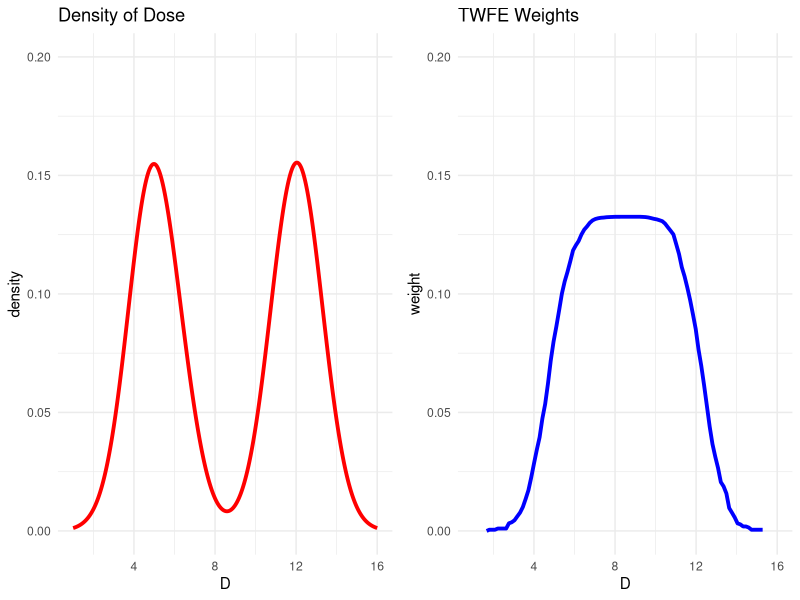
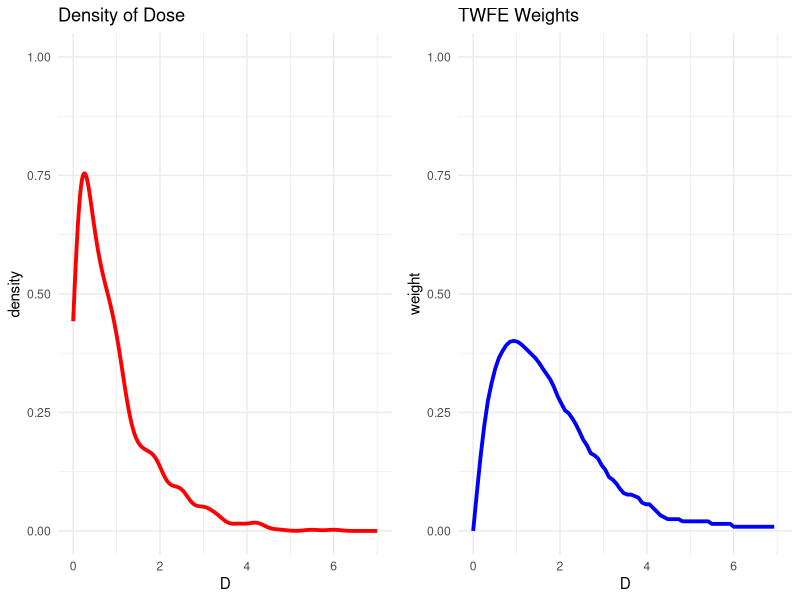

Source code (R) for these figures, in order:
## ---- chunk 1
step_by_step_eq <- function(eqlist, before="", after="", title=" ") {
  
  # drop slide pauses in before content
  before_inner <- gsub("--", "", before)
  
  for (i in 2:length(eqlist)) {
    eqlist[i] <- paste0(eqlist[i-1],"\\\\\n",eqlist[i])
  }

  out <- ""
  for (i in 1:length(eqlist)) {
    if (i > 1) out <- paste0(out, "count:false", "\n")
    out <- paste0(out, "# ", title, "\n") # print title
    # print before content
    if (i == 1) out <- paste0(out, before, "\n") else out <- paste0(out, before_inner, "\n") 
    out <- paste0(out, "$$\n\\begin{aligned}\n",eqlist[[i]],"\n\\end{aligned}\n$$\n\n") # print equation
    if (i < length(eqlist)) out <- paste0(out, "---\n\n")
  }
  out <- paste0(out, after, "\n") # print after content
  out <- paste0(out, "---\n")
  cat(out)
}
## ---- chunk 2

title <- "Identification"

before <- "<div class=\"assumption-box\"> <span class=\"assumption-title\">\"Standard\" Parallel Trends Assumption</span>

For all `d`,

<p style=\"text-align:center\">
`\\mathbb{E}[\\Delta Y_{t^{\\ast}} (0) | D=d] = \\mathbb{E}[\\Delta Y_{t^{\\ast}}(0) | D=0]`
</p>
</div>



--

Then,

--
"

eqlist <- list("ATT(d|d) &= \\E[Y_{t^*}(d) - Y_{t^*}(0) | D=d] \\hspace{150pt}",
               "&= \\E[Y_{t^*}(d) - Y_{t^*-1}(0) | D=d] - \\E[Y_{t^*}(0) - Y_{t^*-1}(0) | D=d]",
               "&= \\E[Y_{t^*}(d) - Y_{t^*-1}(0) | D=d] - \\E[\\Delta Y_{t^*}(0) | D=0]",
               "&= \\E[\\Delta Y_{t^*} | D=d] - \\E[\\Delta Y_{t^*} | D=0]")

after <- "<mark>This is exactly what you would expect</mark>"
step_by_step_eq(eqlist=eqlist,
                before=before,
                after=after,
                title=title)
## ---- chunk 3
title <- "Interpretation Issues"

before <- "Consider comparing $ATT(d|d)$ for two different doses
--
"

# eqlist <- list("& ATT(d_1|d_1) - ATT(d_2|d_2) \\hspace{350pt}",
#               "& \\hspace{25pt}= \\E[Y_{t^*}(d_1) - Y_{t^*}(0) | D=d_1] - \\E[Y_{t^*}(d_2) - Y_{t^*}(0) | D=d_2]",
#               "& \\hspace{25pt}= \\underbrace{\\E[Y_{t^*}(d_1) - Y_{t^*}(d_2) | D=d_1]}_{\\textrm{Causal Response}} + \\underbrace{\\Big\\{ \\underbrace{\\E[Y_{t^*}(d_2) - Y_{t^*}(0) | D=d_1]}_{ATT(d_2|d_1)} - \\underbrace{\\E[Y_{t^*}(d_2) - Y_{t^*}(0) | D=d_2]}_{ATT(d_2|d_2)} \\Big\\}}_{\\textrm{Selection Bias}}")

eqlist <- list("& ATT(d_h|d_h) - ATT(d_l|d_l) \\hspace{350pt}",
               "& \\hspace{25pt} = \\E[Y_{t^*}(d_h)-Y_{t^*}(d_l) | D=d_h] + \\E[Y_{t^*}(d_l) - Y_{t^*}(0) | D=d_h] - \\E[Y_{t^*}(d_l) - Y_{t^*}(0) | D=d_l]",
               "& \\hspace{25pt} = \\underbrace{\\E[Y_{t^*}(d_h) - Y_{t^*}(d_l) | D=d_h]}_{\\textrm{Causal Response}} + \\underbrace{ATT(d_l|d_h) - ATT(d_l|d_l)}_{\\textrm{Selection Bias}}")

after <- "\n--

\"Standard\" Parallel Trends is not strong enough to rule out the selection bias terms here

* Implication: If you want to interpret differences in treatment effects across different doses, then you will need stronger assumptions than standard parallel trends

* This problem spills over into identifying $ACRT(d|d)$ 

"

step_by_step_eq(eqlist=eqlist,
                before=before,
                after=after,
                title=title)

## ---- chunk 4

title <- "Comparisons across dose"

before <- "ATE-type parameters do not suffer from the same issues as ATT-type parameters when making comparisons across dose

--

"

eqlist <- list("ATE(d_h) - ATE(d_l) &= \\E[Y_{t^*}(d_h) - Y_{t^*}(0)] - \\E[Y_{t^*}(d_l) - Y_{t^*}(0)]",
              "&= \\underbrace{\\E[Y_{t^*}(d_h) - Y_{t^*}(d_l)]}_{\\textrm{Causal Response}}")

after <- " 

--

<mark>Unfortunately, \"Standard\" Parallel Trends Assumption not strong enough to identify $ATE(d)$.</mark>

"

step_by_step_eq(eqlist=eqlist,
                before=before,
                after=after,
                title=title)
## ---- chunk 5
library(mixtools)
library(ggplot2)
draws <- rnormmix(1000,lambda=c(.5,.5),mu=c(5,12),sigma=c(1,1))
dgrid <- seq(min(draws), max(draws), length.out=100)#seq(quantile(draws,.01), quantile(draws,.99), length.out=100)
meanD <- mean(draws)
varD <- var(draws)
ED_l <- function(l) mean(draws[draws >= l])
PD_l <- function(l) mean(1*(draws>=l))
w_l <- function(l) (ED_l(l) - meanD)*PD_l(l)/varD
waits <- sapply(dgrid, w_l)
plot_df <- data.frame(weight=waits, D=dgrid)
weights_plot <- ggplot(plot_df, aes(x=D,y=weight)) +
  geom_line(color="blue", lwd=1.3) +
  labs(title="TWFE Weights") + 
  theme_minimal() + 
  ylim(c(0,.2)) + 
  xlim(c(1,16))
density_plot <- ggplot(data=data.frame(D=draws), aes(x=D)) + 
  geom_density(color="red", lwd=1.3) + 
  labs(title="Density of Dose") + 
  theme_minimal() +
  ylim(c(0,.2)) + 
  xlim(c(1,16))
ggpubr::ggarrange(density_plot,weights_plot, nrow=1)
## ---- chunk 6
draws <- rexp(1000, rate=1)
dgrid <- seq(min(draws), max(draws), length.out=100)#seq(quantile(draws,.01), quantile(draws,.99), length.out=100)
meanD <- mean(draws)
varD <- var(draws)
ED_l <- function(l) mean(draws[draws >= l])
PD_l <- function(l) mean(1*(draws>=l))
w_l <- function(l) (ED_l(l) - meanD)*PD_l(l)/varD
waits <- sapply(dgrid, w_l)
plot_df <- data.frame(weight=waits, D=dgrid)
weights_plot <- ggplot(plot_df, aes(x=D,y=weight)) +
  geom_line(color="blue", lwd=1.3) +
  labs(title="TWFE Weights") + 
  theme_minimal() + 
  ylim(c(0,1)) + 
  xlim(c(0,7))
density_plot <- ggplot(data=data.frame(D=draws), aes(x=D)) + 
  geom_density(color="red", lwd=1.3) + 
  labs(title="Density of Dose") + 
  theme_minimal() +
  ylim(c(0,1)) + 
  xlim(c(0,7))
ggpubr::ggarrange(density_plot,weights_plot, nrow=1)
